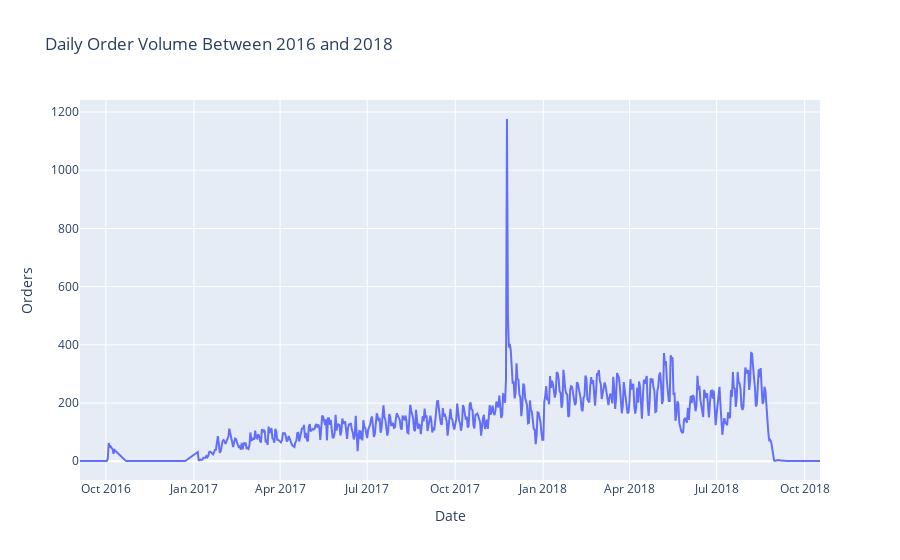

This figure's notebook cell:
### Code cell
# Daily orders over time
orders_timeline = client.query("""
    SELECT 
        DATE(ordered_at) as order_date,
        COUNT(*) as num_orders
    FROM `jaffle-shop-483118.olist_dev.stg_olist__orders`
    GROUP BY order_date
    ORDER BY order_date
""").to_dataframe()

fig = px.line(orders_timeline, 
              x='order_date', 
              y='num_orders',
              title='Daily Order Volume Between 2016 and 2018',
              labels={'num_orders': 'Orders', 'order_date': 'Date'})
fig.show()

### Figure 1 — Plotly figure (JSON) as saved in the notebook; plotly's stock layout.template omitted (floating-point values rounded to 4 significant figures; data arrays with more than 128 entries replaced by an {"elided": "..."} marker saying what was removed)
{"data": [{"hovertemplate": "Date=%{x}<br>Orders=%{y}<extra></extra>", "legendgroup": "", "line": {"color": "#636efa", "dash": "solid"}, "marker": {"symbol": "circle"}, "mode": "lines", "name": "", "orientation": "v", "showlegend": false, "type": "scatter", "x": {"elided": "634 str values"}, "xaxis": "x", "y": {"elided": "634 int values"}, "yaxis": "y"}], "layout": {"legend": {"tracegroupgap": 0}, "title": {"text": "Daily Order Volume Between 2016 and 2018"}, "xaxis": {"anchor": "y", "domain": [0, 1], "title": {"text": "Date"}}, "yaxis": {"anchor": "x", "domain": [0, 1], "title": {"text": "Orders"}}}}
